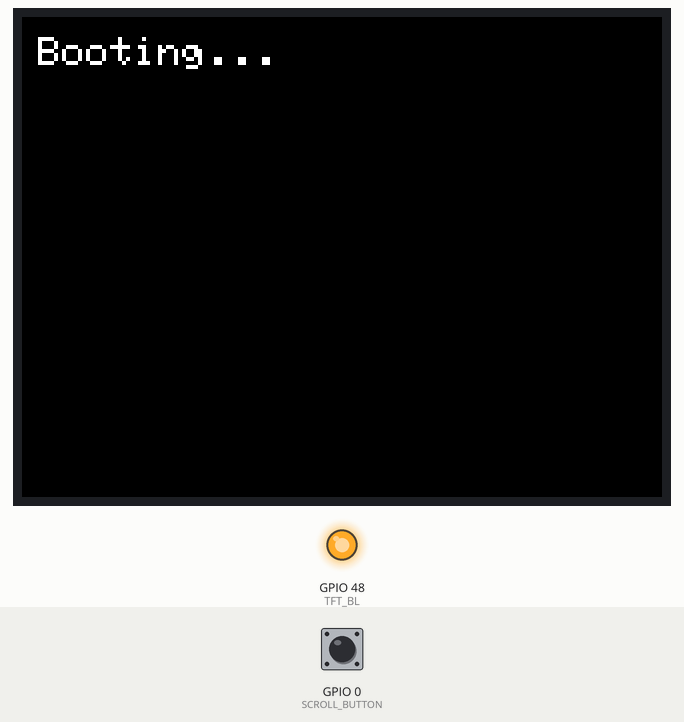
This sketch was run on a simulated ESP32-S3. On the bench: 320×240 colour display, output pins drawn as LEDs (lit = HIGH). The test bench sets the inputs (shaded band); at power-on: GPIO 0 (SCROLL_BUTTON) HIGH. WiFi joins after 1.5 s; servers stay silent unless stated; the local clock reads 2024-03-15 10:24:30 at power-on unless the sketch sets it; storage starts empty; what the sketch prints to the serial monitor is not drawn.

Above: at 0.8 s.
At 2.7 s:
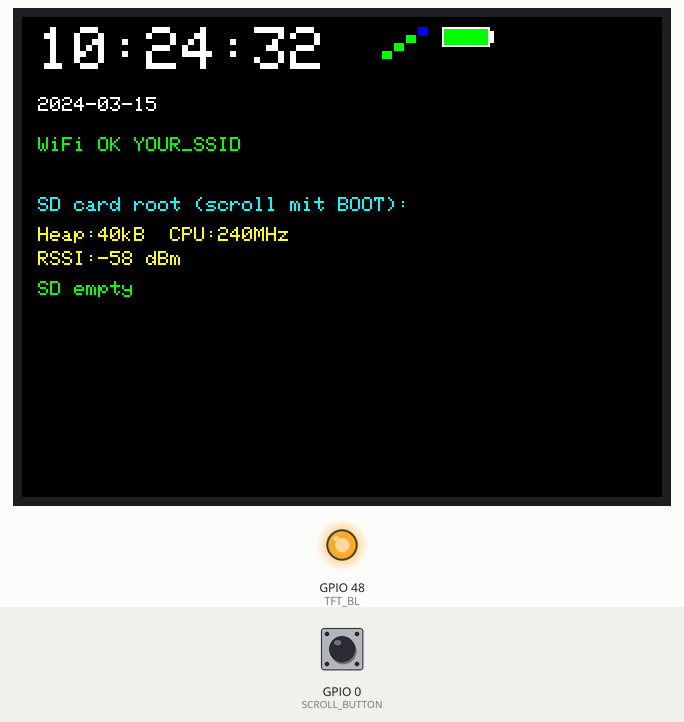
At 11.7 s:
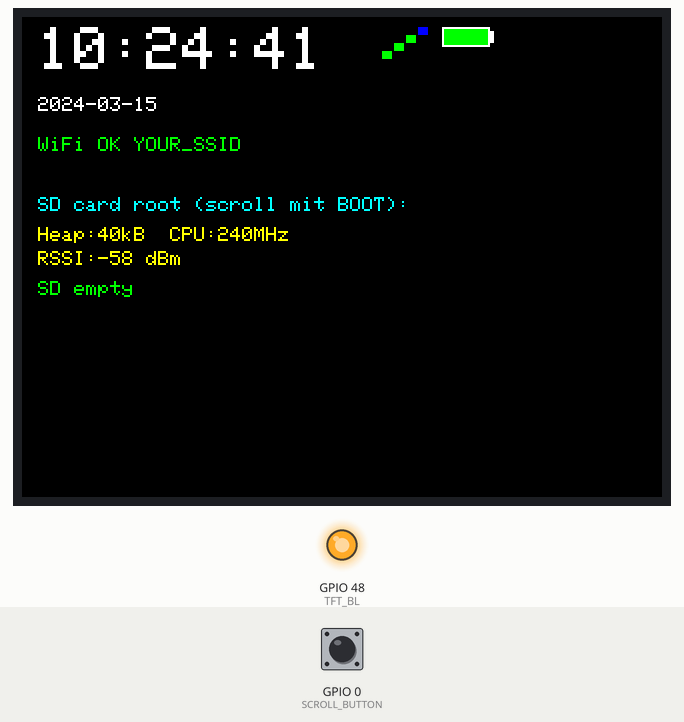
At 20.7 s:
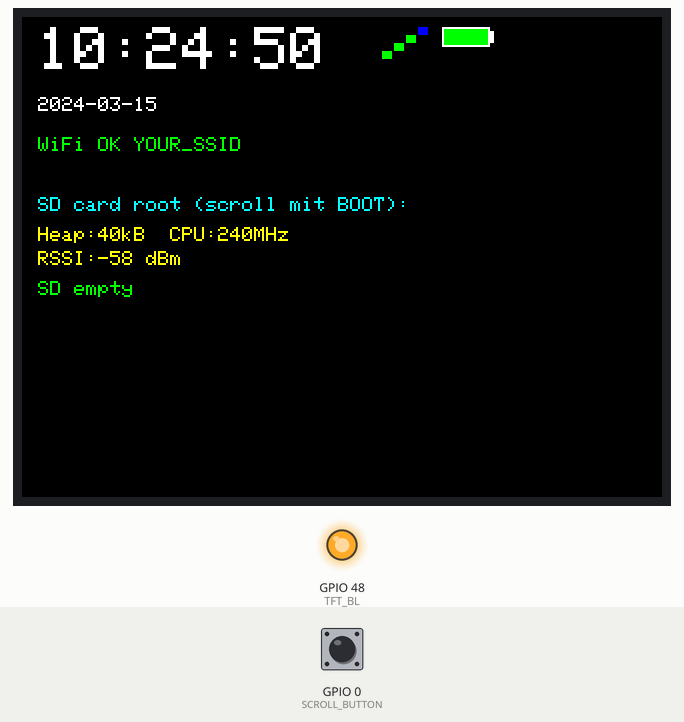
At 29.7 s:
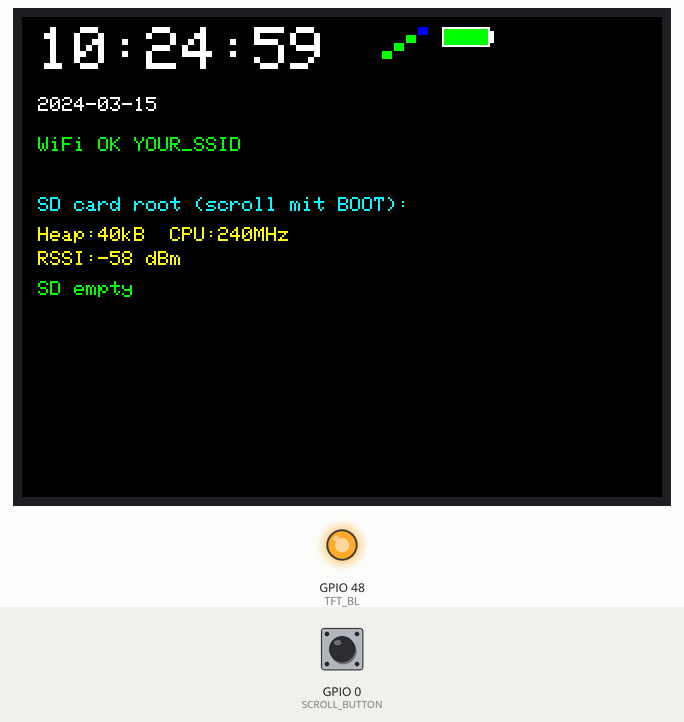
At 38.7 s:
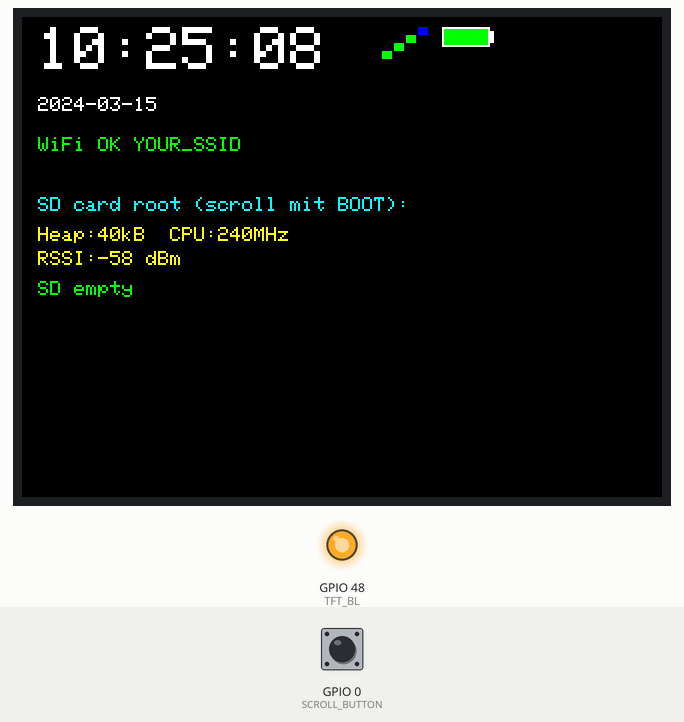

The sketch:

ESP32S3_LCD_Time_SD1.ino
```cpp
#include <WiFi.h>
#include <time.h>

#include "FS.h"
#include "SD_MMC.h"
#include <Arduino_GFX_Library.h>
#include <WebServer.h>

// -------------------------------
// Farben (RGB565)
// -------------------------------
#define BLACK   0x0000
#define WHITE   0xFFFF
#define RED     0xF800
#define GREEN   0x07E0
#define BLUE    0x001F
#define CYAN    0x07FF
#define MAGENTA 0xF81F
#define YELLOW  0xFFE0
#define ORANGE  0xFD20

// -------------------------------
// WLAN + Zeit
// -------------------------------
const char* ssid     = "YOUR_SSID";
const char* password = "YOUR_PASSWORD";

long timezone = 1;      // UTC+1
byte daysavetime = 1;   // Sommerzeit

bool wifiConnected = false;
bool timeValid     = false;

// Text leicht nach rechts (runde Ecken)
const int MARGIN_X = 8;

// -------------------------------
// Display-Pins (Waveshare ESP32-S3-LCD-1.47)
// -------------------------------
#define TFT_MOSI 45
#define TFT_SCLK 40
#define TFT_CS   42
#define TFT_DC   41
#define TFT_RST  39
#define TFT_BL   48

// Panel 240x320 Version
#define PANEL_WIDTH  240
#define PANEL_HEIGHT 320

// BOOT-Taster als Scroll-Button (GPIO0 beim S3)
#define SCROLL_BUTTON 0

// -------------------------------
// Arduino_GFX Setup
// -------------------------------
Arduino_ESP32SPI *bus = new Arduino_ESP32SPI(
  TFT_DC, TFT_CS, TFT_SCLK, TFT_MOSI, GFX_NOT_DEFINED
);

// rotation = 3 → Querformat
Arduino_GFX *gfx = new Arduino_ST7789(
  bus,
  TFT_RST,
  3,         // rotation
  true,      // IPS
  PANEL_WIDTH,
  PANEL_HEIGHT,
  0, 0,
  0, 0
);

// -------------------------------
// SD-Dateiliste
// -------------------------------
String fileLines[64];   // mehr Einträge möglich
int fileCount = 0;
int scrollIndex = 0;    // Startindex für Scrollen
bool lastButtonState = HIGH;

// -------------------------------
// Webserver (SD als Netzwerk-Speicher via Browser)
// -------------------------------
WebServer server(80);

// Hilfsfunktion: Content-Type nach Endung
String getContentType(const String& path) {
  if (path.endsWith(".htm") || path.endsWith(".html")) return "text/html";
  if (path.endsWith(".txt")) return "text/plain";
  if (path.endsWith(".jpg") || path.endsWith(".jpeg")) return "image/jpeg";
  if (path.endsWith(".png")) return "image/png";
  if (path.endsWith(".gif")) return "image/gif";
  if (path.endsWith(".ico")) return "image/x-icon";
  if (path.endsWith(".css")) return "text/css";
  if (path.endsWith(".js"))  return "application/javascript";
  return "application/octet-stream";
}

// -------------------------------
// SD Liste einlesen
// -------------------------------
void buildFileList() {
  fileCount = 0;

  File root = SD_MMC.open("/");
  if (!root) {
    fileLines[fileCount++] = "SD open failed";
    return;
  }

  while (fileCount < 64) {
    File file = root.openNextFile();
    if (!file) break;

    String line;
    if (file.isDirectory()) {
      line = "[D] ";
      line += file.name();
    } else {
      line  = "    ";
      line += file.name();
      line += " (";
      line += String(file.size());
      line += "B)";
    }

    if (line.length() > 30)
      line = line.substring(0, 29) + ">";

    fileLines[fileCount++] = line;
    file.close();
  }

  if (fileCount == 0)
    fileLines[fileCount++] = "SD empty";

  scrollIndex = 0;
}

// -------------------------------
// System-Monitor-Werte
// -------------------------------
void getSystemInfo(size_t &freeHeap, uint32_t &freqMHz, int &rssi) {
  freeHeap = ESP.getFreeHeap();
  freqMHz  = getCpuFrequencyMhz();
  rssi     = (wifiConnected ? WiFi.RSSI() : -100);
}

// -------------------------------
// UI: WiFi-Signal als Balken (0–4)
// -------------------------------
int wifiBarsFromRSSI(int rssi) {
  if (!wifiConnected) return 0;
  if (rssi >= -55) return 4;
  if (rssi >= -65) return 3;
  if (rssi >= -75) return 2;
  if (rssi >= -85) return 1;
  return 0;
}

void drawWifiIcon(int x, int y, int bars) {
  // einfache Balkengrafik
  int w = 5;
  int h = 4;
  for (int i = 0; i < 4; i++) {
    uint16_t color = (i < bars) ? GREEN : BLUE;
    gfx->fillRect(x + i*(w+1), y + (3-i)*h, w, h, color);
  }
}

// -------------------------------
// UI: Akku-Symbol (Platzhalter 100%)
// -------------------------------
int batteryPercent = 100; // später über ADC messbar

void drawBatteryIcon(int x, int y, int percent) {
  // Rahmen
  gfx->drawRect(x, y, 24, 10, WHITE);
  gfx->fillRect(x+24, y+2, 2, 6, WHITE); // „Nupsie“

  int innerWidth = 24 - 2;
  int filled = (innerWidth * percent) / 100;
  gfx->fillRect(x+1, y+1, filled, 8, (percent > 20 ? GREEN : RED));
}

// -------------------------------
// Obere Info-Leiste (Uhr + WLAN + Icons)
// -------------------------------
void drawTopBar() {
  gfx->fillRect(0, 0, PANEL_WIDTH, 80, BLACK);

  // Uhr
  struct tm timeinfo;
  bool got = getLocalTime(&timeinfo, 150);

  gfx->setTextSize(3);
  gfx->setCursor(MARGIN_X, 5);

  if (!got) {
    gfx->setTextColor(RED, BLACK);
    gfx->print("NO TIME");
  } else {
    timeValid = true;
    gfx->setTextColor(WHITE, BLACK);

    char buf[20];
    snprintf(buf, sizeof(buf), "%02d:%02d:%02d",
             timeinfo.tm_hour, timeinfo.tm_min, timeinfo.tm_sec);
    gfx->print(buf);

    gfx->setTextSize(1);
    gfx->setCursor(MARGIN_X, 40);
    snprintf(buf, sizeof(buf), "%04d-%02d-%02d",
             timeinfo.tm_year + 1900,
             timeinfo.tm_mon + 1,
             timeinfo.tm_mday);
    gfx->print(buf);
  }

  // WLAN Text
  gfx->setTextSize(1);
  gfx->setCursor(MARGIN_X, 60);

  if (wifiConnected) {
    gfx->setTextColor(GREEN, BLACK);
    gfx->print("WiFi OK ");
  } else {
    gfx->setTextColor(RED, BLACK);
    gfx->print("WiFi FAIL ");
  }
  gfx->print(ssid);

  // Systeminfo + Icons rechts oben
  size_t freeHeap;
  uint32_t freqMHz;
  int rssi;
  getSystemInfo(freeHeap, freqMHz, rssi);

  // WiFi-Balken
  int bars = wifiBarsFromRSSI(rssi);
  drawWifiIcon(PANEL_WIDTH - 60, 5, bars);

  // Akku rechts oben
  drawBatteryIcon(PANEL_WIDTH - 30, 5, batteryPercent);
}

// -------------------------------
// SD-Liste + Systeminfo unten
// -------------------------------
void drawSDList() {
  // unteren Bereich säubern
  gfx->fillRect(0, 80, PANEL_WIDTH, PANEL_HEIGHT-80, BLACK);

  int y = 90;

  gfx->setTextColor(CYAN, BLACK);
  gfx->setTextSize(1);
  gfx->setCursor(MARGIN_X, y);
  gfx->print("SD card root (scroll mit BOOT):");
  y += 15;

  // Systemmonitor-Zeilen
  size_t freeHeap;
  uint32_t freqMHz;
  int rssi;
  getSystemInfo(freeHeap, freqMHz, rssi);

  gfx->setCursor(MARGIN_X, y);
  gfx->setTextColor(YELLOW, BLACK);
  gfx->print("Heap:");
  gfx->print(freeHeap / 1024);
  gfx->print("kB  CPU:");
  gfx->print(freqMHz);
  gfx->print("MHz");
  y += 12;

  gfx->setCursor(MARGIN_X, y);
  gfx->print("RSSI:");
  gfx->print(rssi);
  gfx->print(" dBm");
  y += 15;

  // SD-Einträge mit Scroll
  gfx->setTextColor(GREEN, BLACK);
  for (int i = 0; i < 10; i++) {
    int idx = scrollIndex + i;
    if (idx >= fileCount) break;
    if (y > PANEL_HEIGHT - 12) break;
    gfx->setCursor(MARGIN_X, y);
    gfx->print(fileLines[idx]);
    y += 12;
  }
}

// -------------------------------
// Scroll-Button (BOOT) auswerten
// -------------------------------
void handleScrollButton() {
  int state = digitalRead(SCROLL_BUTTON);
  if (state == LOW && lastButtonState == HIGH) {
    // kurzer Klick -> nächste Seite
    int step = 5;
    scrollIndex += step;
    if (scrollIndex >= fileCount) scrollIndex = 0;
    drawSDList();
  }
  lastButtonState = state;
}

// -------------------------------
// WLAN verbinden
// -------------------------------
void connectWiFi() {
  WiFi.disconnect(true);
  delay(200);

  WiFi.begin(ssid, password);
  Serial.print("Connecting to WiFi");

  wifiConnected = false;

  for (int i = 0; i < 60; i++) {
    if (WiFi.status() == WL_CONNECTED) {
      wifiConnected = true;
      break;
    }
    delay(250);
    Serial.print(".");
  }
  Serial.println();

  if (wifiConnected) {
    Serial.print("WiFi OK, IP: ");
    Serial.println(WiFi.localIP());
  } else {
    Serial.println("WiFi connect FAILED");
  }
}

// -------------------------------
// NTP konfigurieren
// -------------------------------
void setupTime() {
  if (!wifiConnected) {
    timeValid = false;
    return;
  }

  configTime(3600 * timezone, daysavetime * 3600,
             "0.pool.ntp.org", "1.pool.ntp.org", "2.pool.ntp.org");

  struct tm t;
  timeValid = false;

  for (int i = 0; i < 20; i++) {
    if (getLocalTime(&t, 1000)) {
      timeValid = true;
      break;
    }
    delay(500);
  }

  if (timeValid)
    Serial.println("NTP synced");
  else
    Serial.println("NTP FAILED");
}

// -------------------------------
// Webserver: SD-Listing & Download
// -------------------------------
void handleRoot() {
  if (!SD_MMC.begin("/sdcard", true)) {
    server.send(500, "text/plain", "SD mount failed");
    return;
  }

  String html = "<!DOCTYPE html><html><head><meta charset='utf-8'><title>ESP32 SD Browser</title></head><body>";
  html += "<h2>ESP32-S3 SD-Karte</h2><ul>";

  File root = SD_MMC.open("/");
  File file = root.openNextFile();
  while (file) {
    String name = String(file.name());
    html += "<li><a href='/file?name=" + name + "'>" + name + "</a>";
    if (!file.isDirectory()) {
      html += " (" + String(file.size()) + " B)";
    }
    html += "</li>";
    file = root.openNextFile();
  }
  html += "</ul></body></html>";

  server.send(200, "text/html", html);
}

void handleFileDownload() {
  if (!server.hasArg("name")) {
    server.send(400, "text/plain", "Missing name");
    return;
  }

  String path = server.arg("name");
  if (!SD_MMC.begin("/sdcard", true)) {
    server.send(500, "text/plain", "SD mount failed");
    return;
  }

  File file = SD_MMC.open(path, "r");
  if (!file) {
    server.send(404, "text/plain", "File not found");
    return;
  }

  String contentType = getContentType(path);
  server.streamFile(file, contentType);
  file.close();
}

// -------------------------------
// Setup
// -------------------------------
void setup() {
  Serial.begin(115200);
  delay(500);

  pinMode(TFT_BL, OUTPUT);
  digitalWrite(TFT_BL, HIGH);

  pinMode(SCROLL_BUTTON, INPUT_PULLUP);
  lastButtonState = digitalRead(SCROLL_BUTTON);

  gfx->begin();
  gfx->fillScreen(BLACK);

  gfx->setTextColor(WHITE, BLACK);
  gfx->setTextSize(2);
  gfx->setCursor(MARGIN_X, 10);
  gfx->print("Booting...");

  // WLAN + Zeit
  connectWiFi();
  setupTime();

  // SD Karte
  if (!SD_MMC.begin("/sdcard", true)) {
    Serial.println("SD FAIL");
    fileCount = 0;
    fileLines[fileCount++] = "SD mount failed";
  } else {
    buildFileList();
  }

  // Webserver-Routen
  if (wifiConnected) {
    server.on("/", handleRoot);
    server.on("/file", handleFileDownload);
    server.begin();
    Serial.println("HTTP Server started");
    Serial.println("Im Browser: http://<IP-des-Boards>/");
  }

  // erstes Rendern
  gfx->fillScreen(BLACK);
  drawTopBar();
  drawSDList();
}

// -------------------------------
// Loop
// -------------------------------
void loop() {
  static unsigned long lastBar = 0;
  static unsigned long lastWifiCheck = 0;

  unsigned long now = millis();

  // Top-Bar jede Sekunde aktualisieren
  if (now - lastBar > 1000) {
    lastBar = now;
    drawTopBar();
  }

  // WLAN alle 30 Sekunden prüfen
  if (now - lastWifiCheck > 30000) {
    lastWifiCheck = now;

    if (WiFi.status() != WL_CONNECTED) {
      wifiConnected = false;
      connectWiFi();
      setupTime();
      drawTopBar();
    }
  }

  // Scrollen über BOOT-Button
  handleScrollButton();

  // HTTP-Client bearbeiten (für SD-Webportal)
  if (wifiConnected) {
    server.handleClient();
  }
}
```

Measured:
- what the display in image 0 shows lasts 1.7 s, from 0.7 s to 2.4 s
- what the display in image 1 shows lasts 1.0 s, from 2.6 s to 3.6 s
